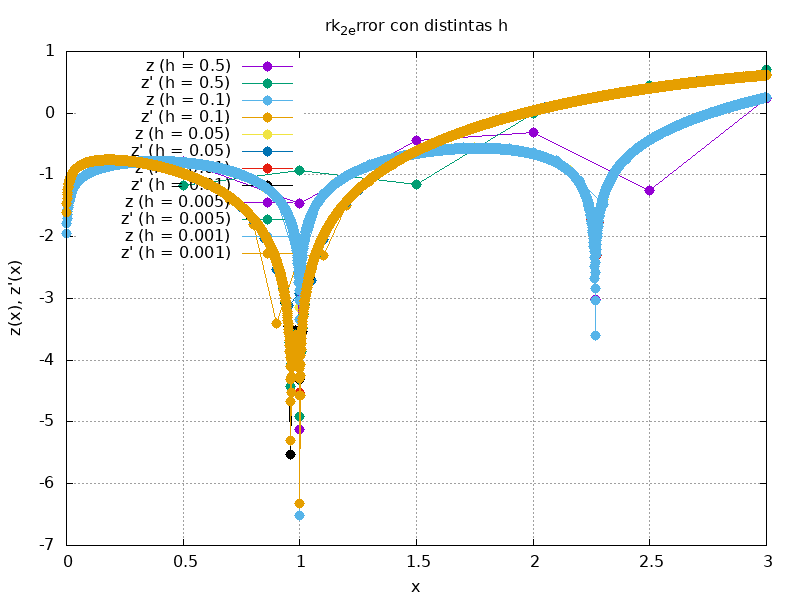

Recreate this plot in gnuplot.
# Configurar el tipo de gráfico
set title "rk_2_error con distintas h"
set xlabel "x"
set ylabel "z(x), z'(x)"
set grid


set terminal png size 800,600
set output 'rk_2_error.png'
set key top left

set xrange [0: 3]

# Graficar los puntos experimentales y la expresión teórica
plot "rk_2_error05.txt" using 1:2 with linespoints pointtype 7 pointsize 0.5 title "z (h = 0.5)", \
	"rk_2_error05.txt" using 1:3 with linespoints pointtype 7 pointsize 0.5 title "z' (h = 0.5)" , \
	"rk_2_error01.txt" using 1:2 with linespoints pointtype 7 pointsize 0.5 title "z (h = 0.1)", \
	"rk_2_error01.txt" using 1:3 with linespoints pointtype 7 pointsize 0.5 title "z' (h = 0.1)" , \
	"rk_2_error005.txt" using 1:2 with linespoints pointtype 7 pointsize 0.5 title "z (h = 0.05)", \
	"rk_2_error005.txt" using 1:3 with linespoints pointtype 7 pointsize 0.5 title "z' (h = 0.05)" , \
	"rk_2_error001.txt" using 1:2 with linespoints pointtype 7 pointsize 0.5 title "z (h = 0.01)", \
	"rk_2_error001.txt" using 1:3 with linespoints pointtype 7 pointsize 0.5 title "z' (h = 0.01)" , \
	"rk_2_error0005.txt" using 1:2 with linespoints pointtype 7 pointsize 0.5 title "z (h = 0.005)", \
	"rk_2_error0005.txt" using 1:3 with linespoints pointtype 7 pointsize 0.5 title "z' (h = 0.005)" , \
	"rk_2_error0001.txt" using 1:2 with linespoints pointtype 7 pointsize 0.5 title "z (h = 0.001)", \
	"rk_2_error0001.txt" using 1:3 with linespoints pointtype 7 pointsize 0.5 title "z' (h = 0.001)" , \
